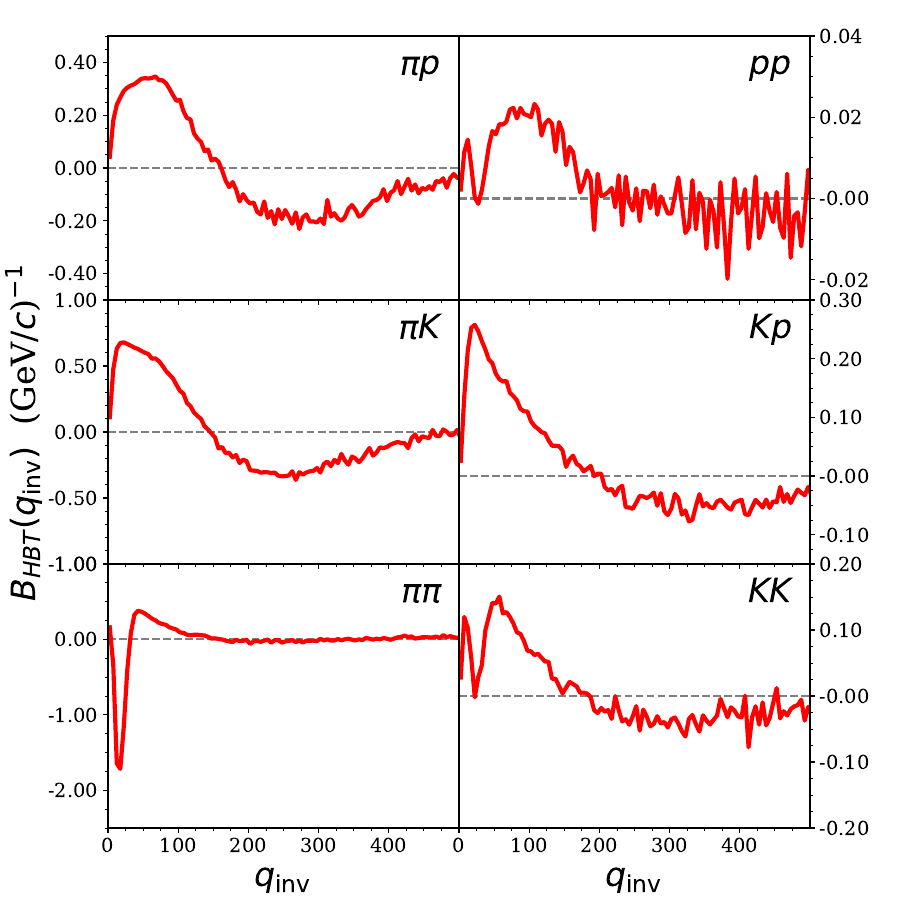

Generate this figure with Python:
import matplotlib.pyplot as plt
from matplotlib.lines import Line2D
import numpy as np
import os
from pylab import *
from matplotlib import ticker
from matplotlib.ticker import ScalarFormatter
sformatter=ScalarFormatter(useOffset=True,useMathText=True)
sformatter.set_scientific(True)
sformatter.set_powerlimits((-4,3))

#plt.ticklabel_format(style='sci', axis='y', scilimits=(0,0))

font = {'family' : 'serif',
        'weight' : 'normal',
        'size'   : 14}
plt.rc('font', **font)
plt.rc('text', usetex=False)
plt.figure(figsize=(9,9))
fig = plt.figure(1)

x0=0.12
width=0.5*(1.0-x0-0.1)
y0=0.08
height=(1.0-y0-0.04)/3.0
xmax=500

results = np.loadtxt('results/bf_qinv.dat',skiprows=0,unpack=True)
x=results[0]
bf_pipi=1000*results[1]
bf_piK=1000*results[2]
bf_pip=1000*results[3]
bf_KK=1000*results[4]
bf_Kp=1000*results[5]
bf_pp=1000*results[6]

for ipanel in range(0,2):
  for jpanel in range(0,3):
    ax = fig.add_axes([x0+ipanel*width,y0+jpanel*height,width,height])
    plt.plot([0,500],[0,0],linestyle='dashed',color='grey')
    if jpanel==0:
      type='pipi'
    if jpanel==1:
      type='KK'
    if jpanel==2:
      type='pp'

    #####################################
    # cascade
    
    
    if ipanel==0 and jpanel==0:
      type='$\pi\pi$'
      ymin=-2.5
      ymax=1
      plt.plot(x,bf_pipi,linestyle='-',linewidth=3,color='r',label=type)
    if ipanel==0 and jpanel==1:
      type='$\pi K$'
      ymin=-1
      ymax=1
      plt.plot(x,bf_piK,linestyle='-',linewidth=3,color='r',label=type) 
    if ipanel==0 and jpanel==2:
      type='$\pi p$'
      ymin=-0.5
      ymax=0.5
      plt.plot(x,bf_pip,linestyle='-',linewidth=3,color='r',label=type)
    if ipanel==1 and jpanel==0:
      type='$KK$'
      ymin=-0.2
      ymax=0.2
      plt.plot(x,bf_KK,linestyle='-',linewidth=3,color='r',label=type)
    if ipanel==1 and jpanel==1:
      type='$Kp$'
      ymin=-0.15
      ymax=0.3
      plt.plot(x,bf_Kp,linestyle='-',linewidth=3,color='r',label=type)
    if ipanel==1 and jpanel==2:
      type='$pp$'
      ymin=-0.025
      ymax=0.04
      plt.plot(x,bf_pp,linestyle='-',linewidth=3,color='r',label=type)

    ax.tick_params(axis='both', which='major', labelsize=14)

    ax.set_xticks(np.arange(0,500,100), minor=False)
    ax.set_xticks(np.arange(0,500,25), minor=True)
    if jpanel==0:
      ax.set_xticklabels(np.arange(0,500,100), minor=False, family='serif')
    else:
      ax.set_xticklabels([])
    plt.xlim(0.0,xmax)
  
    #ax.xaxis.set_major_formatter(ticker.FormatStrFormatter('%0.1f'))

    if ipanel==0 and jpanel==0:
      ax.yaxis.tick_left()
      ax.set_yticks(np.arange(-5,5,1), minor=False)
      ax.set_yticks(np.arange(-5,5,0.25), minor=True)
      ax.set_yticklabels(np.arange(-5,5,1), minor=False, family='serif')
      ax.yaxis.set_major_formatter(ticker.FormatStrFormatter('%3.2f'))
    if ipanel==0 and jpanel==1:
      ax.yaxis.tick_left()
      ax.set_yticks(np.arange(-5,5,0.5), minor=False)
      ax.set_yticks(np.arange(-5,5,0.1), minor=True)
      ax.set_yticklabels(np.arange(-5,5,0.5), minor=False, family='serif')
      ax.yaxis.set_major_formatter(ticker.FormatStrFormatter('%3.2f'))
    if ipanel==0 and jpanel==2:
      ax.yaxis.tick_left()
      ax.set_yticks(np.arange(-5,5,0.2), minor=False)
      ax.set_yticks(np.arange(-5,5,0.05), minor=True)
      ax.set_yticklabels(np.arange(-5,5,0.2), minor=False, family='serif')
      ax.yaxis.set_major_formatter(ticker.FormatStrFormatter('%3.2f'))
    if ipanel==1 and jpanel==0:
      ax.yaxis.tick_right()
      ax.set_yticks(np.arange(-5,5,0.1), minor=False)
      ax.set_yticks(np.arange(-0.5,0.5,0.025), minor=True)
      ax.set_yticklabels(np.arange(-5,5,0.1), minor=False, family='serif')
      ax.yaxis.set_major_formatter(ticker.FormatStrFormatter('%3.2f'))
    if ipanel==1 and jpanel==1:
      ax.yaxis.tick_right()
      ax.set_yticks(np.arange(-5,5,0.1), minor=False)
      ax.set_yticks(np.arange(-5,5,0.025), minor=True)
      ax.set_yticklabels(np.arange(-5,5,0.1), minor=False, family='serif')
      ax.yaxis.set_major_formatter(ticker.FormatStrFormatter('%3.2f'))
    if ipanel==1 and jpanel==2:
      ax.yaxis.tick_right()
      ax.set_yticks(np.arange(-5,5,0.02), minor=False)
      ax.set_yticks(np.arange(-5,5,0.005), minor=True)
      ax.set_yticklabels(np.arange(-5,5,0.02), minor=False, family='serif')
      ax.yaxis.set_major_formatter(ticker.FormatStrFormatter('%3.2f'))

    plt.ylim(ymin,ymax)
    
    if ipanel==0 and jpanel==0:
      text(0.95*xmax,ymin+0.85*(ymax-ymin),type,size=24,color='black',ha='right')
    if ipanel==0 and jpanel==1:
      text(0.95*xmax,ymin+0.85*(ymax-ymin),type,size=24,color='black',ha='right')
    if ipanel==0 and jpanel==2:
      text(0.95*xmax,ymin+0.85*(ymax-ymin),type,size=24,color='black',ha='right')
    if ipanel==1 and jpanel==0:
      text(0.95*xmax,ymin+0.85*(ymax-ymin),type,size=24,color='black',ha='right')
    if ipanel==1 and jpanel==1:
      text(0.95*xmax,ymin+0.85*(ymax-ymin),type,size=24,color='black',ha='right')
    if ipanel==1 and jpanel==2:
      text(0.95*xmax,ymin+0.85*(ymax-ymin),type,size=24,color='black',ha='right')
    

    if jpanel==0:
      plt.xlabel('$q_{\\rm inv}$', fontsize=24, weight='normal')
    else:
      plt.xlabel(None)
    if jpanel==1 and ipanel ==0:
      plt.ylabel('$B_{HBT}(q_{\\rm inv})$  (GeV/$c$)$^{-1}$',fontsize=24)
    else:
      plt.ylabel(None)

  
plt.savefig('bf_qinv.pdf',format='pdf')
os.system('open -a Preview bf_qinv.pdf')
#plt.show()
quit()
